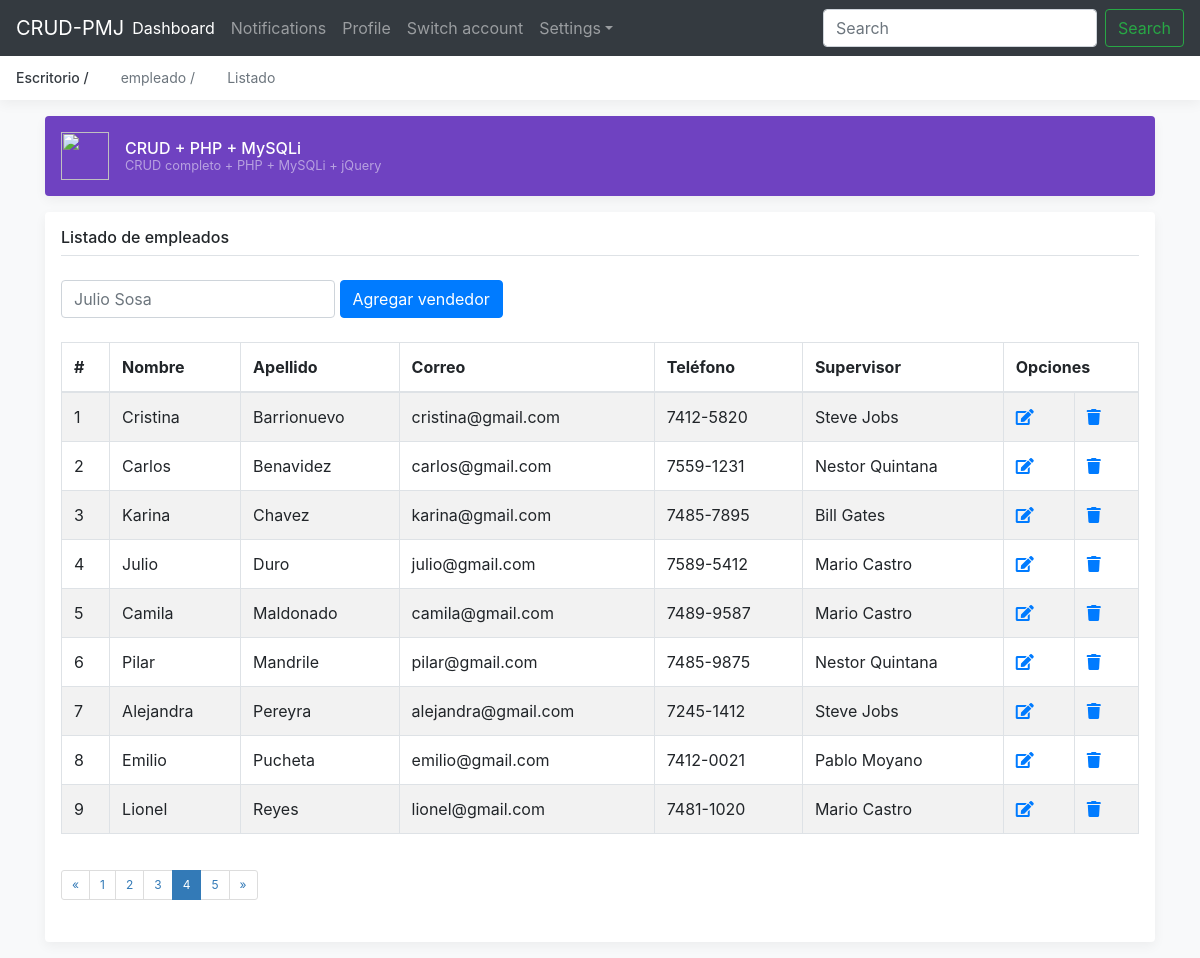
The page / on the database its author committed.
### tables this page shows
CREATE TABLE `tbl_empleados` (
  `id_empleado` int(11) NOT NULL,
  `nombre` varchar(100) NOT NULL,
  `apellido` varchar(100) NOT NULL,
  `correo` varchar(50) NOT NULL,
  `telefono` varchar(9) NOT NULL,
  `id_supervisor` int(11) NOT NULL,
  `estado` int(1) NOT NULL
);

CREATE TABLE `tbl_supervisor` (
  `id_supervisor` int(11) NOT NULL,
  `supervisor` varchar(50) NOT NULL,
  `estado` int(11) NOT NULL
);

### app/appcrud/crud.php (called while the page is built, shortened)
<?php
    function getEmpleados(array $data){
        $mysqli = conectar();
         $array = array();
           $sql = "SELECT emp.id_empleado, emp.nombre, emp.apellido, emp.correo, emp.telefono, sup.supervisor ";
           $sql.= "FROM ".$data['tabla']." emp ";
           $sql.= "INNER JOIN tbl_supervisor sup ON ";
           $sql.= "emp.id_supervisor = sup.id_supervisor ";
           $sql.= "WHERE emp.estado = 1 ";
           $sql.= "ORDER BY emp.apellido ASC";
           $res = $mysqli->query($sql);
        while ($reg = $res->fetch_object()) {
            $array[] = $reg;
        }
        return $array;
    }

### app/functions/functions.php (called while the page is built, shortened)
<?php
    require "app/appcrud/crud.php";
    function empleados(){
        $data = array(
            "tabla" => "tbl_empleados"
        );
        $datos = getEmpleados($data);
        return $datos;
    }

### index.php (the view, shortened to what this page needs)
<?php require "app/functions/functions.php"; ?>
<?php require "plantilla/header.inc"; ?>
  <body class="bg-light">
    <?php require "plantilla/menu.inc"; ?>
    <?php require "plantilla/miga.inc"; ?>
    <main role="main" class="container">
      <?php require "plantilla/titulo.inc"; ?>
      <div class="my-3 p-3 bg-white rounded box-shadow">
        <h6 class="border-bottom border-gray pb-2 mb-0">Listado de empleados</h6>
        <br />
        <form class="form-inline">
          <div class="form-group">
            <input type="text" class="form-control" id="txt_buscador" placeholder="Julio Sosa">
          </div>
          &nbsp;<a href="agregar.php" class="btn btn-primary">Agregar vendedor</a>
        </form>
        <br>
        <table class="table table-bordered table-striped">
            <thead>
                <tr>
                    <th>#</th>
                    <th>Nombre</th>
                    <th>Apellido</th>
                    <th>Correo</th>
                    <th>Teléfono</th>
                    <th>Supervisor</th>
                    <th colspan="2">Opciones</th>
                </tr>
            </thead>
            <tbody>
              <?php $empleado = empleados(); $cont = 1; ?>
              <?php for($i = 0; $i < count($empleado); $i++): ?>
                <tr>
                    <td><?php echo $cont++; ?></td>
                    <td><?php echo $empleado[$i]->nombre; ?></td>
                    <td><?php echo $empleado[$i]->apellido; ?></td>
                    <td><?php echo $empleado[$i]->correo; ?></td>
                    <td><?php echo $empleado[$i]->telefono; ?></td>
                    <td><?php echo $empleado[$i]->supervisor; ?></td>
                    <td><a href="editar.php?id=<?php echo $empleado[$i]->id_empleado; ?>"><i class="fa fa-edit"></i></a> </td>
                    <td><a href="eliminar.php?id=<?php echo $empleado[$i]->id_empleado; ?>"><i class="fa fa-trash"></i></a></td>
                </tr>
              <?php endfor; ?>
            </tbody>
        </table>
  <nav aria-label="Page navigation">
    <ul class="pagination pagination-sm">
      <li>
        <a href="#" aria-label="Previous">
          <span aria-hidden="true">&laquo;</span>
        </a>
      </li>
      <li><a href="#">1</a></li>
      <li><a href="#">2</a></li>
      <li><a href="#">3</a></li>
      <li class="active"><a href="#">4</a></li>
      <li><a href="#">5</a></li>
      <li>
        <a href="#" aria-label="Next">
          <span aria-hidden="true">&raquo;</span>
        </a>
      </li>
    </ul>
  </nav>
  </div>
</main>
<?php require "plantilla/footer.inc"; ?>

### plantilla/header.inc (shortened to what this page needs)
<!doctype html>
<html lang="es">
  <head>
    <link rel="stylesheet" href="assets/css/bootstrap.min.css">
    <link rel="stylesheet" href="assets/css/offcanvas.css">
    <link rel="stylesheet" href="assets/fonts/css/fontawesome-all.min.css">
  </head>

### plantilla/menu.inc (shortened to what this page needs)
<nav class="navbar navbar-expand-lg fixed-top navbar-dark bg-dark">
      <a class="navbar-brand mr-auto mr-lg-0" href="index.php">CRUD-PMJ</a>
      <div class="navbar-collapse offcanvas-collapse" id="navbarsExampleDefault">
        <ul class="navbar-nav mr-auto">
          <li class="nav-item active">
            <a class="nav-link" href="#">Dashboard <span class="sr-only">(current)</span></a>
          </li>
          <li class="nav-item">
            <a class="nav-link" href="#">Notifications</a>
          </li>
          <li class="nav-item">
            <a class="nav-link" href="#">Profile</a>
          </li>
          <li class="nav-item">
            <a class="nav-link" href="#">Switch account</a>
          </li>
          <li class="nav-item dropdown">
            <a class="nav-link dropdown-toggle" href="https://example.com" id="dropdown01" data-toggle="dropdown" aria-haspopup="true" aria-expanded="false">Settings</a>
          </li>
        </ul>
        <form class="form-inline my-2 my-lg-0">
          <input class="form-control mr-sm-2" type="text" placeholder="Search" aria-label="Search">
          <button class="btn btn-outline-success my-2 my-sm-0" type="submit">Search</button>
        </form>
      </div>
    </nav>

### plantilla/miga.inc
<div class="nav-scroller bg-white box-shadow">
    <nav class="nav nav-underline">
          <a class="nav-link active" href="#">Escritorio / </a>
          <a class="nav-link" href="#"> empleado / </a>
          <a class="nav-link" href="#">Listado</a>
    </nav>
</div>

### plantilla/titulo.inc
<div class="d-flex align-items-center p-3 my-3 text-white-50 bg-purple rounded box-shadow">
    <img class="mr-3" src="https://getbootstrap.com/assets/brand/bootstrap-outline.svg" alt="" width="48" height="48">
    <div class="lh-100">
          <h6 class="mb-0 text-white lh-100">CRUD + PHP + MySQLi</h6>
        <small>CRUD completo + PHP + MySQLi + jQuery</small>
    </div>
</div>

### plantilla/footer.inc (shortened to what this page needs)
  </body>
</html>

### assets/css/offcanvas.css (style rules this page uses)
html, body { overflow-x: hidden; }
body { padding-top: 56px; }
.nav-scroller { position: relative; z-index: 2; height: 2.75rem; overflow-y: hidden; }
.nav-scroller .nav { display: -ms-flexbox; display: flex; -ms-flex-wrap: nowrap; flex-wrap: nowrap; padding-bottom: 1rem; margin-top: -1px; overflow-x: auto; color: rgba(255, 255, 255, .75); text-align: center; white-space: nowrap; -webkit-overflow-scrolling: touch; }
.nav-underline .nav-link { padding-top: .75rem; padding-bottom: .75rem; font-size: .875rem; color: #6c757d; }
.nav-underline .active { font-weight: 500; color: #343a40; }
.text-white-50 { color: rgba(255, 255, 255, .5); }
.bg-purple { background-color: #6f42c1; }
.border-bottom { border-bottom: 1px solid #e5e5e5; }
.box-shadow { box-shadow: 0 .25rem .75rem rgba(0, 0, 0, .05); }
.lh-100 { line-height: 1; }
.pagination { display: inline-block; padding-left: 0; margin: 20px 0; border-radius: 4px; }
.pagination > li { display: inline; }
.pagination > li > a, .pagination > li > span { position: relative; float: left; padding: 6px 12px; margin-left: -1px; line-height: 1.42857143; color: #337ab7; text-decoration: none; background-color: #fff; border: 1px solid #ddd; }
.pagination > li:first-child > a, .pagination > li:first-child > span { margin-left: 0; border-top-left-radius: 4px; border-bottom-left-radius: 4px; }
.pagination > li:last-child > a, .pagination > li:last-child > span { border-top-right-radius: 4px; border-bottom-right-radius: 4px; }
.pagination > .active > a, .pagination > .active > span, .pagination > .active > a:hover, .pagination > .active > span:hover, .pagination > .active > a:focus, .pagination > .active > span:focus { z-index: 3; color: #fff; cursor: default; background-color: #337ab7; border-color: #337ab7; }
.pagination-sm > li > a, .pagination-sm > li > span { padding: 5px 10px; font-size: 12px; line-height: 1.5; }
.pagination-sm > li:first-child > a, .pagination-sm > li:first-child > span { border-top-left-radius: 3px; border-bottom-left-radius: 3px; }
.pagination-sm > li:last-child > a, .pagination-sm > li:last-child > span { border-top-right-radius: 3px; border-bottom-right-radius: 3px; }

### rows shown on the page
tbl_empleados: nombre "Cristina", apellido "Barrionuevo", correo "cristina@gmail.com", telefono "7412-5820", id_supervisor.supervisor "Steve Jobs"
tbl_empleados: nombre "Carlos", apellido "Benavidez", correo "carlos@gmail.com", telefono "7559-1231", id_supervisor.supervisor "Nestor Quintana"
tbl_empleados: nombre "Karina", apellido "Chavez", correo "karina@gmail.com", telefono "7485-7895", id_supervisor.supervisor "Bill Gates"
tbl_empleados: nombre "Julio", apellido "Duro", correo "julio@gmail.com", telefono "7589-5412", id_supervisor.supervisor "Mario Castro"
tbl_empleados: nombre "Camila", apellido "Maldonado", correo "camila@gmail.com", telefono "7489-9587", id_supervisor.supervisor "Mario Castro"
tbl_empleados: nombre "Pilar", apellido "Mandrile", correo "pilar@gmail.com", telefono "7485-9875", id_supervisor.supervisor "Nestor Quintana"
tbl_empleados: nombre "Alejandra", apellido "Pereyra", correo "alejandra@gmail.com", telefono "7245-1412", id_supervisor.supervisor "Steve Jobs"
tbl_empleados: nombre "Emilio", apellido "Pucheta", correo "emilio@gmail.com", telefono "7412-0021", id_supervisor.supervisor "Pablo Moyano"
tbl_empleados: nombre "Lionel", apellido "Reyes", correo "lionel@gmail.com", telefono "7481-1020", id_supervisor.supervisor "Mario Castro"
